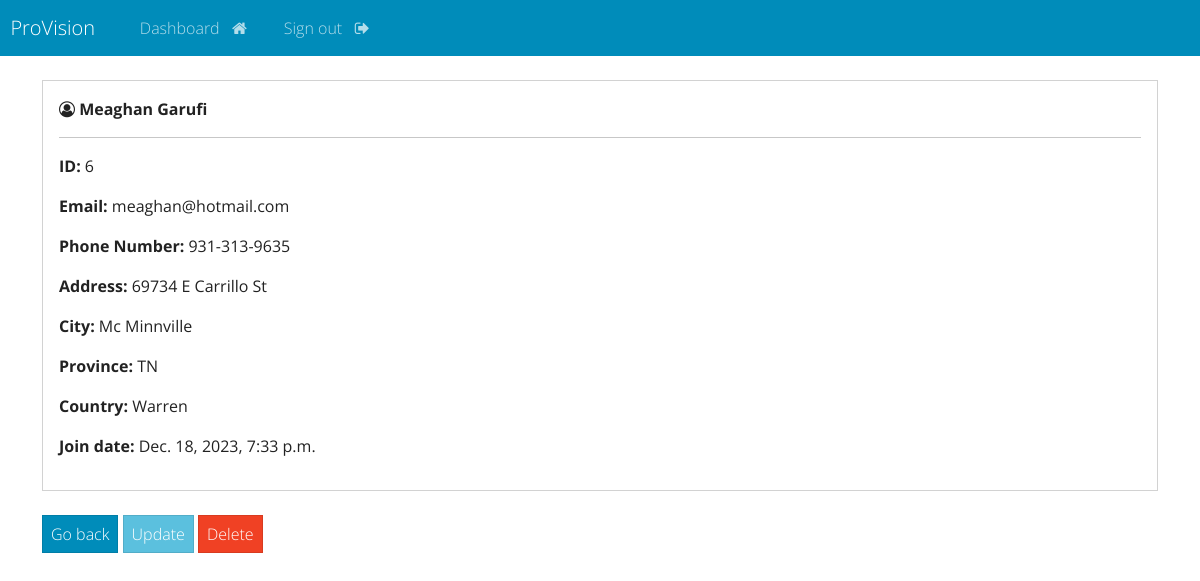
Page /view-record/6 (signed in) on the committed database.
### webapp/models.py (models this page shows, shortened)
class Record(models.Model):
    creation_date = models.DateTimeField(auto_now_add=True)
    first_name = models.CharField(max_length=100)
    last_name = models.CharField(max_length=100)
    email = models.EmailField(max_length=255)
    phone = models.CharField(max_length=30)
    address = models.CharField(max_length=300)
    city = models.CharField(max_length=100)
    province = models.CharField(max_length=200)
    country = models.CharField(max_length=50)

### webapp/views.py (the view)
# urls.py: path('view-record/<int:pk>',views.view_record,name='view-record'),
@login_required(login_url='my-login')
def view_record(request,pk):
    all_records = Record.objects.get(id=pk)
    context={'record':all_records}
    return render(request,'webapp/view-record.html',context=context)

### webapp/templates/webapp/view-record.html
{% extends 'webapp/base.html'%}
{%block content%}
<div class="card">
    <div class="card-body">
        <p>
            <strong>
                <i class="fa fa-user-circle-o" aria-hidden="true"></i>
                {{record.first_name}}
                {{record.last_name}}
            </strong>
        </p>
        <hr>
        <p><strong> ID: </strong> {{record.id}} </p>
        <p><strong> Email: </strong> {{record.email}} </p>
        <p><strong> Phone Number: </strong> {{record.phone}} </p>
        <p><strong> Address: </strong>{{record.address}}</p>
        <p><strong> City: </strong>{{record.city}}</p>
        <p><strong> Province: </strong>{{record.province}}</p>
        <p><strong> Country: </strong>{{record.country}}</p>
        <p><strong> Join date: </strong>{{record.creation_date}}</p>
    </div>
</div>
<br>
<a href="{% url 'dashboard'  %}" class="btn btn-primary">Go back</a>
<a href="{% url 'update-record' record.id %}" class="btn btn-info">Update</a>
<a href="{% url 'delete-record' record.id %}" class="btn btn-danger">Delete</a>
{% endblock %}

### rows in the picture
Record: first_name "Meaghan", last_name "Garufi", id "6", email "meaghan@hotmail.com", phone "931-313-9635", address "69734 E Carrillo St", city "Mc Minnville", province "TN", country "Warren", creation_date "Dec. 18, 2023, 7:33 p.m."
